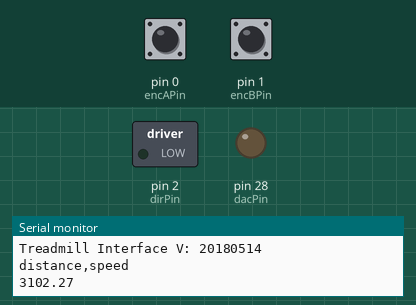
This sketch was run on a simulated Teensy 4. Shown: switched loads named in the sketch (green lamp = pin HIGH), output pins drawn as LEDs (lit = HIGH), the last lines printed to the serial monitor. The test bench sets the inputs (shaded band); at power-on: pin 0 (encAPin) HIGH, pin 1 (encBPin) HIGH.

Above: at 1.2 s.
1.3 s: pin 0 (encAPin) pulled LOW for 0.15 s
At 2.6 s:
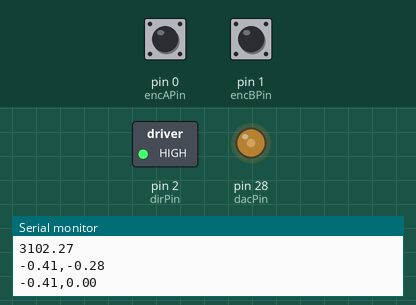
Timing chart, 0 to 4.3 s (numbered marks = the images above; inputs shaded):
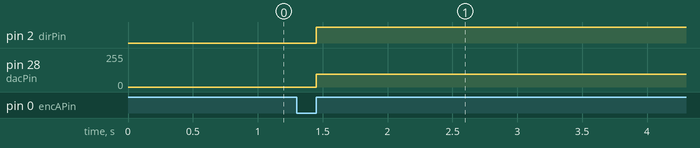

The sketch:

treadmill_rh.ino
```cpp
// EncoderInterfaceT3
// EncoderInterfaceT3_v2_RHedit
//
//  Read the encoder and translate to a distance and send over USB-Serial and DAC
//  Teensy 3.2 Arduino 1.8.3 with Teensy Extensions
//
//  This designed to be easy to assemble. The cables are soldered directly to Teensy 3.2.
//  Encoder A - pin 0
//  Encoder B - pin 1
//  Encoder VCC - Vin
//  Encoder ground - GND
//  Analog Out - A14/DAC
//  Analog ground - AGND
//
// Steve Sawtelle
// jET
// Janelia
// HHMI
// UPDATED 20250426 by RH

#define VERSION "20180514"
// ===== VERSIONS ======

// 20180514 sws
// - DIR pin was set to 12 but hardwrae has it on 2
// - also had index pin as 2 should be 14

// 20180328 sws
// - remove wait for serial since it will not move past it if no serial port is defined

// 20180319 sws
// - add define to allow showing reverse direction


#define SHOW_REVERSE   // if this is defined, show abs value of speed

#define MAXSPEED    1000.0f  // maximum speed for dac out (mm/sec)
#define MAXDACVOLTS 2.5f    // DAC ouput voltage at maximum speed
#define MAXDACCNTS  4095.0f // maximum dac value

float maxDACval = MAXDACVOLTS * MAXDACCNTS / 3.3; // limit dac output to max allowed

#define encAPin 0
#define encBPin 1
#define dacPin  A14
#define dirPin 2    // 0 = forward,1 = reverse
//#define idxPin  14  // not used here

// counts per rotation of treadmill encoder wheel
// 200 counts per rev
// 1.03" per rev
// so - 1.03 * 25.4 * pi / 200 /1000 = microns/cnt

#define MM_PER_COUNT 410950  // actually 1/10^6mm per count since we divide by usecs
#define DIST_PER_COUNT ((float)MM_PER_COUNT/1000000.0)
//(float)0.41095

#define SPEED_TIMEOUT 50000  // if we don't move in this many microseconds assume we are stopped

static float runSpeed = 0;
static float lastSpeed = 0;
volatile uint32_t lastUsecs;
volatile uint32_t thisUsecs;
volatile uint32_t encoderUsecs;
volatile float distance = 0;

#define FW 1
#define BW -1

int dir = FW;

// ------------------------------------------
// interrupt routine for ENCODER_A rising edge
// ---------------------------------------------
void encoderInt()
{
  int ENCA = digitalReadFast(encAPin);  // always update output
  int ENCB = digitalReadFast(encBPin);
  // figure out the direction
  if (ENCA == ENCB )  // if same, then backwards
  {
 //   Serial.print('B');
    dir = BW;
    #ifdef SHOW_REVERSE
        distance -= DIST_PER_COUNT;
    #endif
  }
  else
  {
 //   Serial.print('F');
      dir = FW;
      distance += DIST_PER_COUNT;
  }

  thisUsecs = micros();
  encoderUsecs = thisUsecs - lastUsecs;
  lastUsecs = thisUsecs;
  runSpeed = (float)MM_PER_COUNT / encoderUsecs;

  if (dir==BW) // RH EDIT: added this if block to recover negative values for runSpeed
  {
    runSpeed = -runSpeed;
  }

  #ifndef SHOW_REVERSE   // if not showing reverse speed force reverse to 0
    if( dir == BW ) runSpeed = 0;
  #endif
}

void setup()
{

  Serial.begin(192000);
  // while( !Serial);  // if no USB serial connection, this will hang the program

  pinMode(encAPin, INPUT_PULLUP); // sets the digital pin as input
  pinMode(encBPin, INPUT_PULLUP); // sets the digital pin as input
  pinMode(dirPin, OUTPUT);
  digitalWrite(dirPin, LOW);  //  assume forward

  analogWriteResolution(12);

  Serial.print("Treadmill Interface V: ");
  Serial.println(VERSION);
  Serial.println("distance,speed");
  Serial.println(maxDACval);

  lastUsecs = micros();
  attachInterrupt(encAPin, encoderInt, RISING); // check encoder every A pin rising edge

}

void loop()
{
  noInterrupts();
  uint32_t now = micros();
  uint32_t lastU = lastUsecs;
  if( (now > lastU) && ((now - lastU) > SPEED_TIMEOUT)  )
  {   // now should never be < lastUsecs, but sometiems it is
      // I question if noInterupts works
     runSpeed = 0;
  }
  interrupts();

  if( runSpeed != lastSpeed )
  {
      lastSpeed = runSpeed;

      float dacval = (runSpeed)/MAXSPEED * (maxDACval/2); // RH EDIT: edited from: dacval = runSpeed/MAXSPEED * maxDACval
      dacval = dacval+(maxDACval/2); // RH EDIT: added this line
      if( dacval < 0 ) dacval = 0;

      if( dacval > maxDACval) dacval = maxDACval;


      Serial.print(distance);
      Serial.print(",");
      Serial.println(runSpeed);

      analogWrite(A14,(uint16_t) dacval);

      if( dir == BW )
         digitalWrite(dirPin, HIGH); // and note reverse dir
      else
         digitalWrite(dirPin, LOW);  // else note forward
  }
}
```

Measured:
- after the input at 1.3 s, pin 2 (dirPin): LOW → HIGH after 0.15 s; pin 28 (dacPin): 0/255 → 96/255 after 0.15 s
